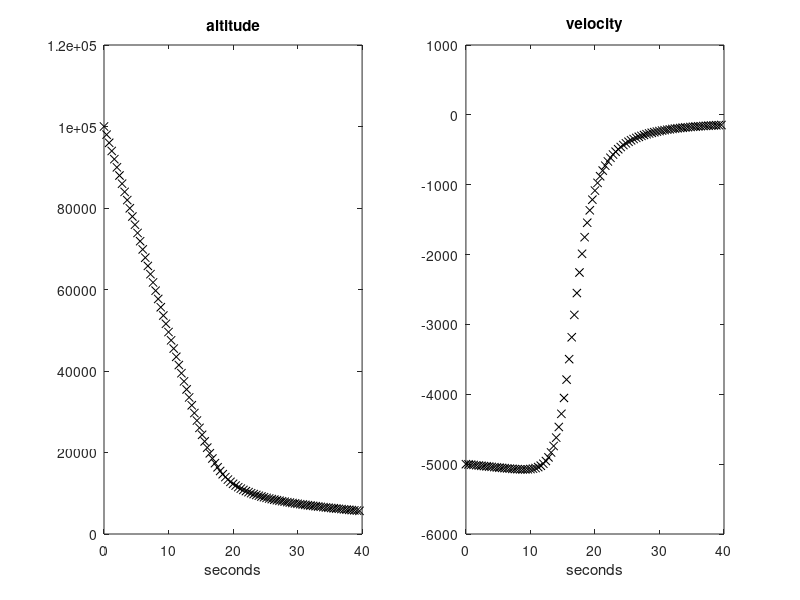
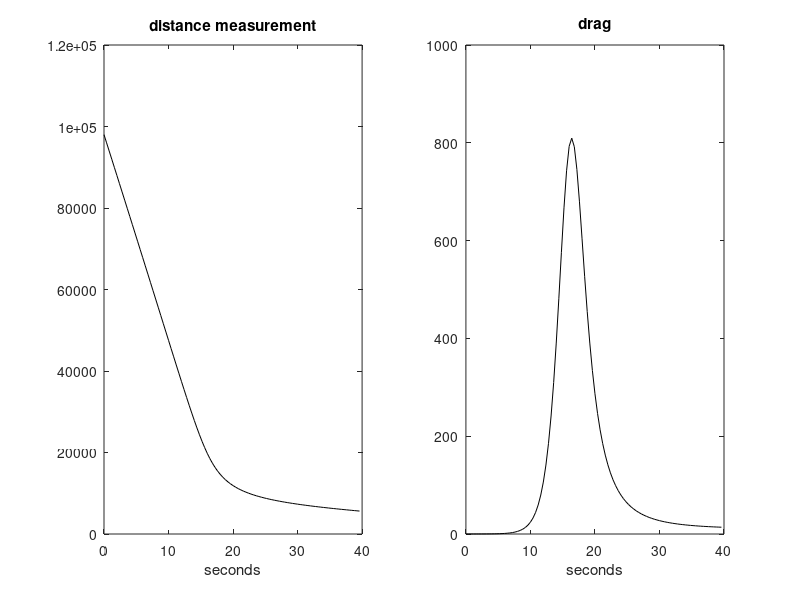

Here is the MATLAB script that generated these plots, in order:
%Example of nonlinear dynamics and measurement
%Radar monitoring of falling body

%----------------------------------------------------
%Prepare for the simulation of the falling body

T=0.4; %sampling period
g=-9.81;
rho0=1.225; %air density, sea level
k=6705.6; %density vs. altitude constant
L=100; %horizontal distance radar<->object
L2=L^2;

Nf=100; %maximum number of samples

rx=zeros(3,Nf); %space for state record
rd=zeros(1,Nf); %space for drag record
ry=zeros(1,Nf); %space for measurement record
tim=0:T:(Nf-1)*T; %time

x=[10^5; -5000; 400]; %initial state

%---------------------------------------------------
%simulation
nn=1;
while nn<Nf+1,
      
   %system
   rx(:,nn)=x; %state recording
   rho=rho0*exp(-x(1)/k); %air density   
   d=(rho*(x(2)^2))/(2*x(3)); %drag
   rd(nn)=d; %drag recording
     
   %next system state
   x(1)=x(1)+(x(2)*T);
   x(2)=x(2)+((g+d)*T);
   x(3)=x(3);   
   %system output
   ym=sqrt(L2+(x(1)^2)); %measurement
   ry(nn)=ym; %measurement recording 
    
  nn=nn+1;       
end; 

%------------------------------------------------------
%display

figure(1)
subplot(1,2,1)
plot(tim,rx(1,1:Nf),'kx');
title('altitude'); xlabel('seconds')
axis([0 Nf*T 0 12*10^4]);

subplot(1,2,2)
plot(tim,rx(2,1:Nf),'kx');
title('velocity'); xlabel('seconds');
axis([0 Nf*T -6000 1000]);

figure(2)
subplot(1,2,1)
plot(tim,ry(1:Nf),'k');
title('distance measurement');
xlabel('seconds');
axis([0 Nf*T 0 12*10^4]);

subplot(1,2,2)
plot(tim,rd(1:Nf),'k');
title('drag');
xlabel('seconds');
axis([0 Nf*T 0 1000]);
